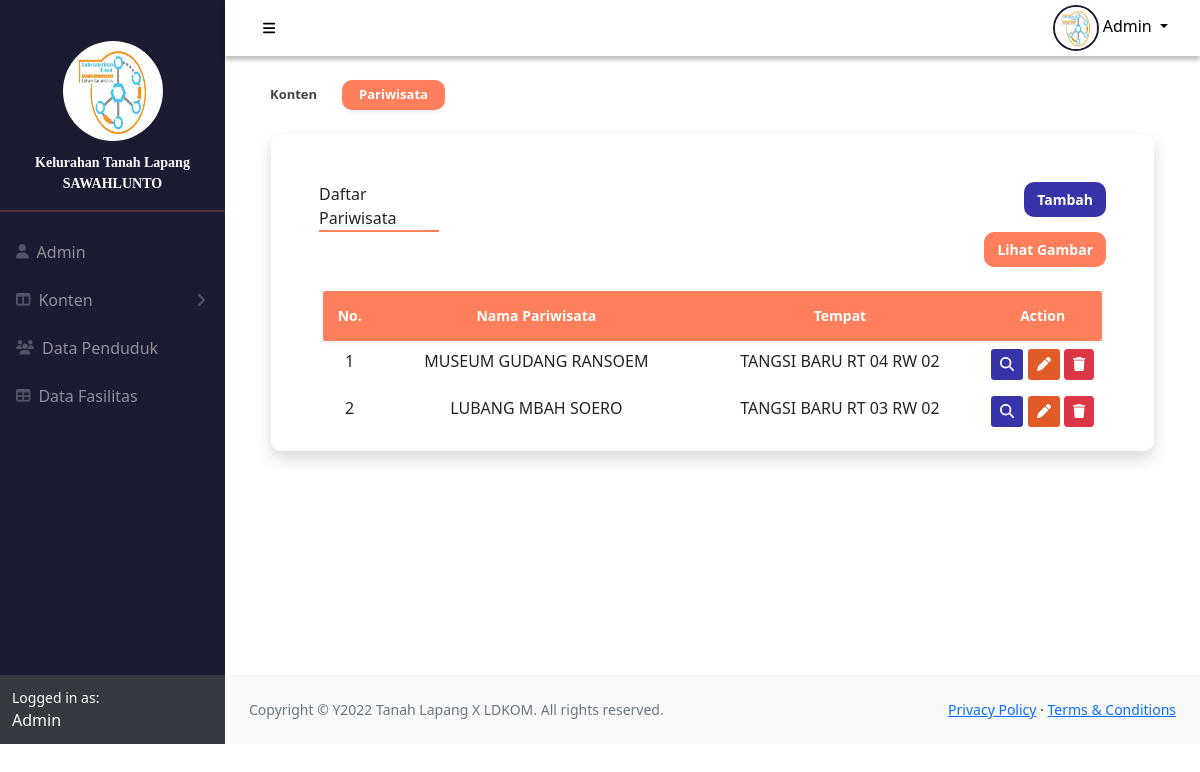
Page /main.php?p=pariwisata.index (signed in) on the committed database.
### tables this page shows
CREATE TABLE `user` (
  `id` int(100) NOT NULL,
  `uname` varchar(1000) NOT NULL,
  `pass` varchar(1000) NOT NULL,
  `role` varchar(1000) NOT NULL,
  `nama` varchar(1000) NOT NULL,
  `nip` int(100) NOT NULL,
  `jabatan` varchar(1000) NOT NULL,
  `nohp` varchar(1000) DEFAULT NULL,
  `alamat` varchar(1000) DEFAULT NULL,
  `foto` varchar(1000) DEFAULT NULL
);

CREATE TABLE `pariwisata` (
  `id` int(11) NOT NULL,
  `nama_wisata` varchar(500) NOT NULL,
  `tempat` varchar(1000) NOT NULL,
  `keterangan` text NOT NULL
);

### process/pariwisata/index.php (the view, shortened to what this page needs)
<div class="container">
  <div class="content p-4">
    <nav aria-label="breadcrumb">
      <ol class="breadcrumb">
        <li class="me-3">
          <a href="#" class="btn btn-sm" style="font-weight: bold; font-size: 13px; color: #404444">
            Konten
          </a>
        </li>
        <li class="active" aria-current="page">
          <a href="?p=pariwisata.index" class="btn btn-sm shadow-sm px-3" style="background-color: #ff7f5c; color: #fff; font-weight: bold; font-size: 13px;border-radius: 10px;">
            Pariwisata
          </a>
        </li>
      </ol>
    </nav>
    <div class="row mt-4" style="margin-left: 10px; margin-right: 10px">
    <div class="card shadow mb-5" style="box-shadow: 10px; border-radius: 10px; border: none">
      <div class="row mx-4 mt-5">
        <div class="col-6">
          <div class="title ps-0" style="border-bottom: 2px solid #ff7f5c; width: 120px">
          Daftar Pariwisata
          </div>
        </div>
        <div class="col-6">
          <a href="?p=pariwisata.add" class="btn float-end" style="background-color: #3734a9; color: #fff; font-size: 14px; font-weight: bold; border-radius: 10px;">
            Tambah
          </a>
        </div>
        <br> <br>
        <div class="col-13">
          <a href="?p=pariwisata.index_gambar" class="btn float-end" style="background-color: #ff7f5c; color: #fff; font-size: 14px; font-weight: bold; border-radius: 10px;">
            Lihat Gambar
          </a>
        </div>
      </div>
      <div class="row mt-4" style="margin-left: 40px; margin-right: 40px">
        <table id="datatablesSimple" class="table table-borderless" style="border: transparent">
          <thead style="background-color: #ff7f5c; color: #fff; font-size: 14px;height: 50px;" class="shadow-sm align-middle">
            <tr>
              <th scope="col" style="border-radius: 3px 0 0 3px"> No.</th>
              <th scope="col">Nama Pariwisata</th>
              <th scope="col">Tempat</th>
              <th scope="col" style="border-radius: 0 3px 3px 0"> Action</th>
            </tr>
          </thead>
          <tbody>
          <?php
            $no = 1;
            $sql = "SELECT * FROM pariwisata ORDER BY id DESC";
            $pariwisata = $conn->query($sql);
            while($data = $pariwisata -> fetch_assoc()){
          ?>
            <tr>
              <td><?php echo $no++?></td>
              <td><?php echo $data['nama_wisata']?></td>
              <td><?php echo $data['tempat']?></td>
              <td>
                  <form action="?p=pariwisata.action" id="defaultForm" method="post" enctype="multipart/form-data">
                    <a href="?p=pariwisata.detail&id=<?php echo $data['id']?>" class="btn btn-sm" style="background-color: #3734a9"><i class="fa fa-search" style="color: #fff"></i></a>
                    <a href="?p=pariwisata.edit&id=<?php echo $data['id']?>" class="btn btn-sm" style="background-color: #e15b29"><i class="fa fa-pen" style="color: #fff"></i></a>
                    <button class="btn btn-sm btn-danger" type="submit" name="delete" onclick="return confirm('Anda yakin akan menghapus data pariwisata ini?')"><i class="fa fa-trash"></i></button>
                  </form>
              </td>
            </tr>
          <?php } ?>
          </tbody>
        </table>
      </div>
    </div>
  </div>
</div>

### main.php (shortened to what this page needs)
<?php
    require_once ('connect.php');
    $id= $_SESSION['id'];
    $sql = "SELECT * FROM user WHERE id = '$id' LIMIT 1";
    $res = $conn->query($sql);
    $data = $res->fetch_assoc();
?>
<!DOCTYPE html>
<html lang="en">
  <head>
        <link href="https://cdn.jsdelivr.net/npm/simple-datatables@latest/dist/style.css" rel="stylesheet" />
        <link href="css/styles.css" rel="stylesheet" />
        <link href="assets/font-awesome/css/font-awesome.min.css" rel="stylesheet" type="text/css">
    </head>
  <body class="sb-sidenav-collapse-arrow">
    <div id="layoutSidenav">
      <div id="layoutSidenav_nav">
        <nav
          class="sb-sidenav accordion sb-sidenav-dark"
          id="sidenavAccordion"
          style="color: #fafbff"
        >
          <div class="sb-sidenav-menu" style="background-color: #1b1c31">
            <div class="nav">
              <img class="avasidebar" src="assets/img/admin/<?php echo $data['foto']; ?>" alt="Foto Profil" />
              <div
                class="small"
                style="
                  margin: auto;
                  font-weight: bolder;
                  padding-top: 5%;
                  font-family: Manrope;
                "
              >
                Kelurahan Tanah Lapang
              </div>
              <div
                class="small"
                style="margin: auto; font-weight: bolder; font-family: Manrope"
              >
                SAWAHLUNTO
              </div>
              <hr style="border: 1px solid #ff7f5c" />
              <a class="nav-link" href="?p=user.index">
                <div class="sb-nav-link-icon">
                  <i class="fa fa-user"></i>
                </div>
                Admin
              </a>
              <a
                class="nav-link collapsed"
                href="#"
                data-bs-toggle="collapse"
                data-bs-target="#collapseLayouts"
                aria-expanded="false"
                aria-controls="collapseLayouts"
              >
                <div class="sb-nav-link-icon">
                  <i class="fa fa-columns"></i>
                </div>
                Konten
                <div class="sb-sidenav-collapse-arrow">
                  <i class="fa fa-angle-down"></i>
                </div>
              </a>
              <a class="nav-link" href="?p=penduduk.index">
                <div class="sb-nav-link-icon">
                  <i class="fa fa-users"></i>
                </div>
                Data Penduduk
              </a>
              <a class="nav-link" href="?p=fasilitas.index">
                <div class="sb-nav-link-icon"><i class="fa fa-table"></i></div>
                Data Fasilitas
              </a>
            </div>
          </div>
          <div class="sb-sidenav-footer">
            <div class="small">Logged in as:</div>
            Admin
          </div>
        </nav>
      </div>
      <div id="layoutSidenav_content">
        <nav class="sb-topnav navbar navbar-expand">
          <button
            class="btn btn-link btn-sm order-1 order-lg-0 me-4 me-lg-0 text-black"
            id="sidebarToggle"
            href="#!"
            style="margin: 3%"
          >
            <i class="fa fa-bars"></i>
          </button>
          <ul class="navbar-nav ms-auto ms-md-0 me-3 me-lg-4">
            <li class="nav-item dropdown">
              <a
                class="nav-link dropdown-toggle text-black"
                id="navbarDropdown"
                href="#"
                role="button"
                data-bs-toggle="dropdown"
                aria-expanded="false"
              >
                <img class="avapp" src="assets/img/admin/<?php echo $data['foto']; ?>"/>
                Admin
              </a>
            </li>
          </ul>
        </nav>
        <main>
          <?php
                if ($_SESSION['role'] === 'admin')
                {
                    if( isset($_GET['p']) && strlen($_GET['p']) > 0 )
                    {
                        $p = str_replace(".","/",$_GET['p']).".php";
                    } else {
                        $p = "home.php";
                    } if( file_exists("process/".$p) )
                    {
                        include("process/".$p);
                    } else {
                        include("process/home.php");
                    }
                 }
            ?>
        </main>
        <footer class="py-4 bg-light mt-auto">
          <div class="container-fluid px-4">
            <div
              class="d-flex align-items-center justify-content-between small"
            >
              <div class="text-muted">
                Copyright &copy Y2022 Tanah Lapang X LDKOM. All rights reserved.
              </div>
              <div>
                <a href="#">Privacy Policy</a>
                &middot;
                <a href="#">Terms &amp; Conditions</a>
              </div>
            </div>
          </div>
        </footer>
      </div>
    </div>
  </body>
</html>

### process/pariwisata/index.php (style rules this page uses)
tr td:last-child { width: 1%; white-space: nowrap; }
th { text-align: center; }

### rows in the picture
user: foto (picture)
pariwisata: nama_wisata "MUSEUM GUDANG RANSOEM", tempat "TANGSI BARU RT 04 RW 02"
pariwisata: nama_wisata "LUBANG MBAH SOERO", tempat "TANGSI BARU RT 03 RW 02"
